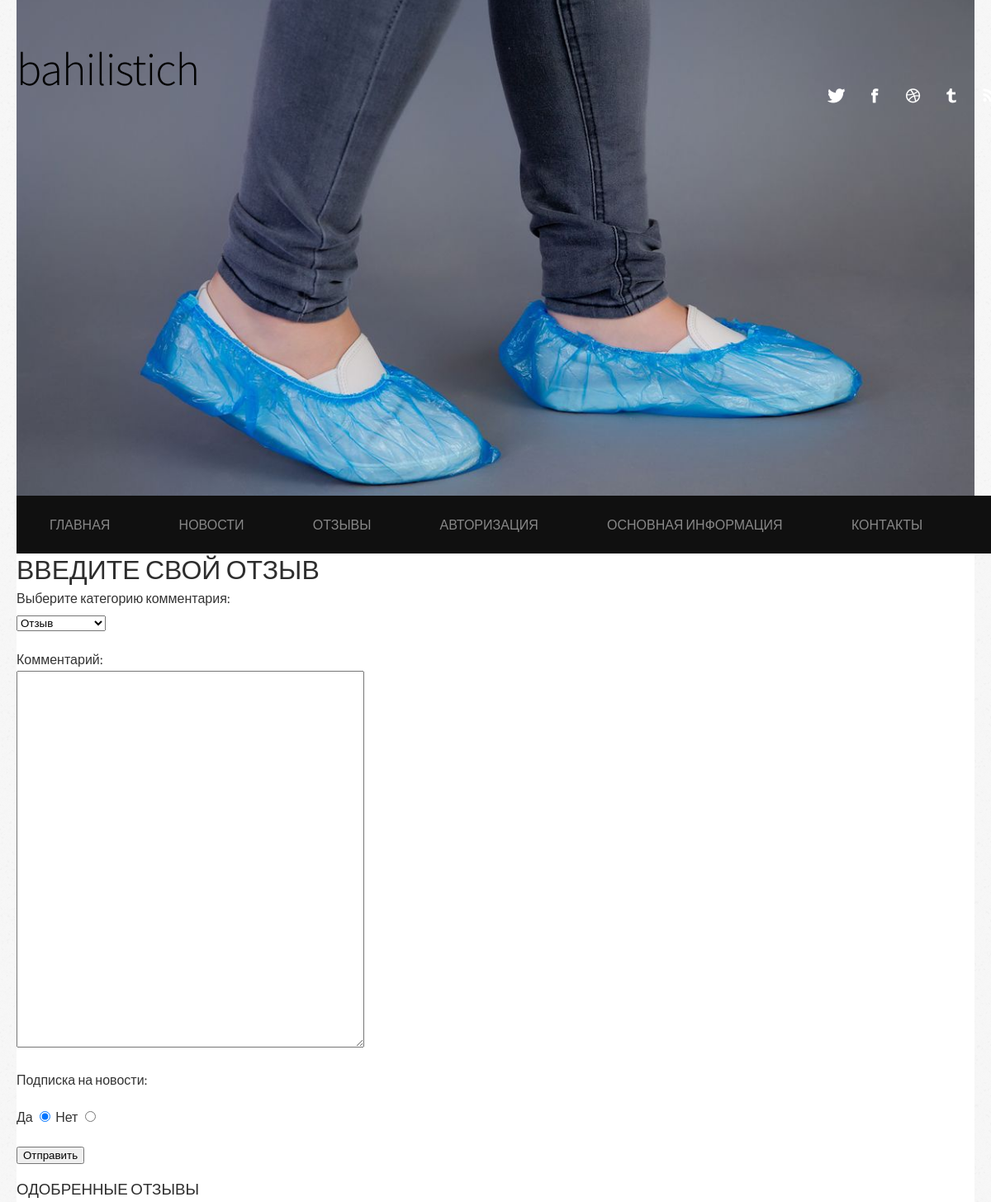
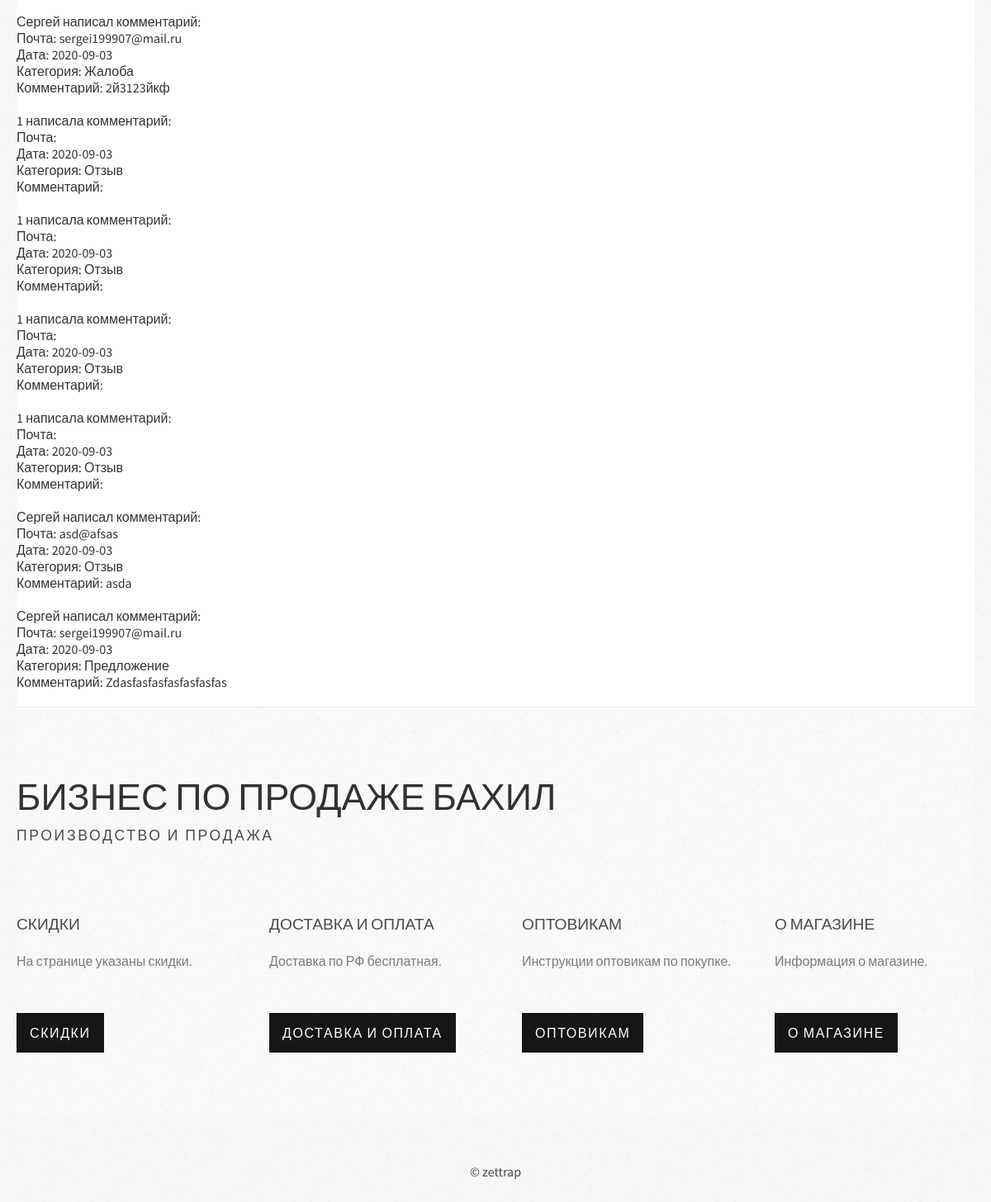
The app's page /gost.php (signed in) with its own data (2 pictures, top to bottom).
### tables this page shows
CREATE TABLE `komments` (
  `id` int(10) NOT NULL,
  `name` varchar(30) NOT NULL,
  `e_mail` varchar(30) NOT NULL,
  `data_k` date NOT NULL,
  `pol` varchar(10) NOT NULL,
  `category` varchar(20) NOT NULL,
  `komment` text NOT NULL,
  `subscription` varchar(2) NOT NULL
);

### gost.php (the view, shortened to what this page needs)
<!DOCTYPE html>
<html>
<head>
<link href="default.css" rel="stylesheet" type="text/css" media="all" />
<link href="fonts.css" rel="stylesheet" type="text/css" media="all" />
</head>
<body>
<div id="wrapper">
	<div id="header-wrapper">
		<div id="header" class="container">
			<div id="logo">
				<h1><a href="index.php">Bahilistich</a></h1>
			</div>
			<div id="social">
				<ul class="contact">
					<li><a href="#" class="icon icon-twitter"><span>Twitter</span></a></li>
					<li><a href="#" class="icon icon-facebook"><span>facebook</span></a></li>
					<li><a href="#" class="icon icon-dribbble"><span>Pinterest</span></a></li>
					<li><a href="#" class="icon icon-tumblr"><span>Google+</span></a></li>
					<li><a href="#" class="icon icon-rss"><span>Pinterest</span></a></li>
				</ul>
			</div>
		</div>
		<div id="menu" class="container">
			<ul>
				<li ><a href="index.php" accesskey="1" title="">Главная</a></li>
				<li><a href='news.php' accesskey='1' title=''>Новости</a></li>
				<li><a href='gost.php' accesskey='2' title=''>Отзывы</a></li>
				<li><a href="avtorizaciya.php" accesskey="3" title="">Авторизация</a></li>
				<li><a href="info.php" accesskey="4" title="">Основная информация</a></li>
				<li><a href="kontakty.php" accesskey="5" title="">Контакты</a></li>
			</ul>
		</div>
	</div>
	<?php
    $host="localhost";
    $user="zettrap";
    $pass="199907zetTrap";
    $db_name="my_bd_zaytsev";
    $link=mysqli_connect($host,$user,$pass);
    mysqli_select_db($link,$db_name);
if ($_SESSION['id']>0)
{
	echo "<form method='post'>
<h1>Введите свой отзыв</h1>
  <p>
  <label>Выберите категорию комментария:</label></br>
  <select name='category'>
	<option>Отзыв</option>
	<option>Жалоба</option>
	<option>Предложение</option>
</select>
  </p>
  <p>
    <label>Комментарий:</label>
    <br />
    <textarea name='komment' cols='50' rows='30'></textarea>
  </p>
  <p>
  <label>Подписка на новости:</label>
           <p>
		   <label>Да</label>
           <input type='radio' name='subscription' value='1' checked/>
	       <label>Нет</label>
	       <input type='radio' name='subscription' value='0' />
	      </p>
  </p>
  <p>
    <input type='submit' value='Отправить' name='add_q' />
  </p>
</form>";
}
?>
<h3> Одобренные отзывы </h3> <br>
<?php
    $sql = mysqli_query($link, "SELECT * FROM `komments`");
    while ($result = mysqli_fetch_array($sql)) {
		if (($result['pol']==1) or ($result['pol']==0))
  {
    echo  $result['name']." написал комментарий:";
  }
  elseif ($result['pol']==2)
  {
    echo $result['name']." написала комментарий:";
  }
		echo "<br>Почта: ".$result['e_mail']." <br>";
		echo "Дата: ".$result['data_k']." <br>";
		echo "Категория: ".$result['category']." <br>";
		echo "Комментарий: ".$result['komment']." <br>"."<br>";
		}
?>
	<div id="portfolio-wrapper">
		<div id="portfolio" class="container">
			<div class="title">
				<h2>Бизнес по продаже бахил</h2>
				<span class="byline">производство и продажа</span> </div>
			<div class="column1">
				<div class="box">
					<h3>Скидки</h3>
					<p>На странице указаны скидки.</p>
					<a href="#" class="button">Скидки</a> </div>
			</div>
			<div class="column2">
				<div class="box">
					<h3>Доставка и оплата</h3>
					<p>Доставка по РФ бесплатная.</p>
					<a href="#" class="button">Доставка и оплата</a> </div>
			</div>
			<div class="column3">
				<div class="box">
					<h3>Оптовикам</h3>
					<p>Инструкции оптовикам по покупке.</p>
					<a href="#" class="button">Оптовикам</a> </div>
			</div>
			<div class="column4">
				<div class="box">
					<h3>О магазине</h3>
					<p>Информация о магазине.</p>
					<a href="#" class="button">О магазине</a> </div>
			</div>
		</div>
	</div>
</div>
<div id="footer">
	<p>&copy; zettrap</p>
</div>
</body>
</html>

### default.css (style rules this page uses)
html, body { height: 100%; }
body { margin: 0px; padding: 0px; background: #F8F8F8 url(images/overlay.png) repeat; font-family: 'Source Sans Pro', sans-serif; font-size: 12pt; font-weight: 400; color: rgba(0,0,0,.8); }
h1, h2, h3 { margin: 0; padding: 0; text-transform: uppercase; font-weight: 300; color: #2D2D2D; }
h2 { padding: 0px 0px 30px 0px; font-size: 2.50em; }
p, ol, ul { margin-top: 0px; }
p { line-height: 180%; }
a { color: rgba(0,0,0,.8); }
#wrapper { background: #FFF; margin: 0px 20px; }
.container { width: 1200px; margin: 0px auto; }
#header-wrapper { background: url(images/bg.jpg) no-repeat center center; background-size: cover; }
#header { position: relative; overflow: hidden; height: 600px; }
#social { position: absolute; top: 4em; right: 0; }
#logo { position: absolute; top: 3em; left: 0; }
#logo h1, #logo p { margin: 0; padding: 0; }
#logo h1 { letter-spacing: -1px; text-transform: lowercase; font-size: 3.5em; color: #000; }
#logo a { border: none; background: none; text-decoration: none; color: #000; }
#menu { overflow: hidden; background: #101010; }
#menu ul { margin: 0px 0px 0px 0px; padding: 0px 0px; list-style: none; line-height: normal; }
#menu li { display: inline-block; }
#menu a { display: block; padding: 0px 40px 0px 40px; line-height: 70px; text-decoration: none; text-transform: uppercase; text-align: center; font-size: 16px; font-weight: 200; color: rgba(255,255,255,0.5); border: none; }
#footer { overflow: hidden; padding: 50px 0px 30px 0px; }
#footer p { text-align: center; color: rgba(0,0,0,0.7); }
#portfolio-wrapper { overflow: hidden; padding: 5em 0em; background: rgba(0,0,0,.02); background-image: url(images/overlay.png); background-repeat: repeat; border-top: 1px solid rgba(0,0,0,.05); }
#portfolio .box { color: rgba(0,0,0,0.5); }
#portfolio h3 { display: block; padding-bottom: 1em; text-transform: uppercase; font-size: 1.2em; font-weight: 400; color: rgba(0,0,0,0.7); }
#portfolio .title h2 { color: rgba(0,0,0,0.8); }
#portfolio .title .byline { display: block; padding-bottom: 2em; color: rgba(0,0,0,0.7); }
.column1, .column2, .column3, .column4 { width: 282px; }
.column1, .column2, .column3 { float: left; margin-right: 24px; }
.column4 { float: right; }
.title { margin-bottom: 3em; }
.title h2 { margin: 0; padding: 0; font-size: 2.8em; color: rgba(255,255,255,0.9); }
.title .byline { padding-top: 0.50em; letter-spacing: 0.15em; text-transform: uppercase; font-weight: 400; font-size: 1.1em; color: #6F6F6F; }
.button { display: inline-block; margin-top: 2em; padding: 0em 1em; background: #161616; letter-spacing: 0.10em; line-height: 3em; text-decoration: none; text-transform: uppercase; font-weight: 400; font-size: 1em; color: #FFF; }
ul.contact { margin: 0; padding: 2em 0em 0em 0em; list-style: none; }
ul.contact li { display: inline-block; padding: 0em 0.10em; font-size: 1em; }
ul.contact li a:before { display: inline-block; background: none; width: 40px; height: 40px; line-height: 40px; text-align: center; color: rgba(255,255,255,1); }

### records on screen
komments: name "Сергей", e_mail "sergei199907@mail.ru", data_k "2020-09-03", category "Жалоба", komment "2й3123йкф"
komments: name "1", data_k "2020-09-03", category "Отзыв"
komments: name "1", data_k "2020-09-03", category "Отзыв"
komments: name "1", data_k "2020-09-03", category "Отзыв"
komments: name "1", data_k "2020-09-03", category "Отзыв"
komments: name "Сергей", e_mail "asd@afsas", data_k "2020-09-03", category "Отзыв", komment "asda"
komments: name "Сергей", e_mail "sergei199907@mail.ru", data_k "2020-09-03", category "Предложение", komment "Zdasfasfasfasfasfasfas"
